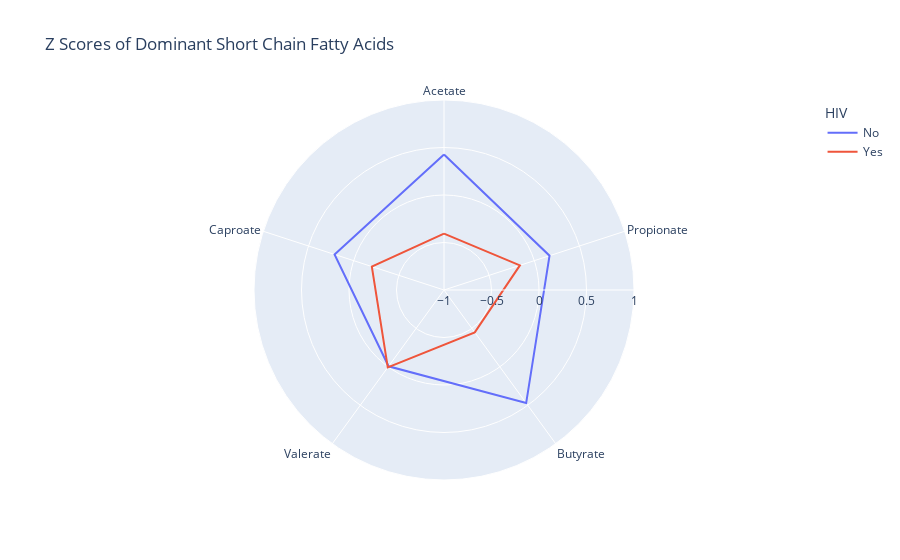

Source (notebook cell):
### Code cell
main_lipids_z_grouped = grouped_lipids_z.loc[:,["Acetate", "Propionate", 
                                                "Butyrate", "Valerate",
                                                "Caproate", "HIV"]]
fig = px.line_polar(pd.melt(main_lipids_z_grouped, id_vars="HIV"),
                    r="value",
                    theta="variable",
                    color="HIV",
                    line_close=True,
                    title="Z Scores of Dominant Short Chain Fatty Acids")
fig.update_layout(
  polar=dict(
    radialaxis=dict(
      visible=True,
      range=[-1, 1]
    )))
fig.show()

### Figure 1 — Plotly figure (JSON) as saved in the notebook; plotly's stock layout.template omitted (floating-point values rounded to 4 significant figures)
{"data": [{"hovertemplate": "HIV=No<br>value=%{r}<br>variable=%{theta}<extra></extra>", "legendgroup": "No", "line": {"color": "#636efa", "dash": "solid"}, "marker": {"symbol": "circle"}, "mode": "lines", "name": "No", "r": [0.4269, 0.168, 0.4713, -0.00725, 0.2113, 0.4269], "showlegend": true, "subplot": "polar", "theta": ["Acetate", "Propionate", "Butyrate", "Valerate", "Caproate", "Acetate"], "type": "scatterpolar"}, {"hovertemplate": "HIV=Yes<br>value=%{r}<br>variable=%{theta}<extra></extra>", "legendgroup": "Yes", "line": {"color": "#EF553B", "dash": "solid"}, "marker": {"symbol": "circle"}, "mode": "lines", "name": "Yes", "r": [-0.4066, -0.16, -0.4489, 0.006905, -0.2012, -0.4066], "showlegend": true, "subplot": "polar", "theta": ["Acetate", "Propionate", "Butyrate", "Valerate", "Caproate", "Acetate"], "type": "scatterpolar"}], "layout": {"legend": {"title": {"text": "HIV"}, "tracegroupgap": 0}, "polar": {"angularaxis": {"direction": "clockwise", "rotation": 90}, "domain": {"x": [0, 1], "y": [0, 1]}, "radialaxis": {"range": [-1, 1], "visible": true}}, "title": {"text": "Z Scores of Dominant Short Chain Fatty Acids"}}}
